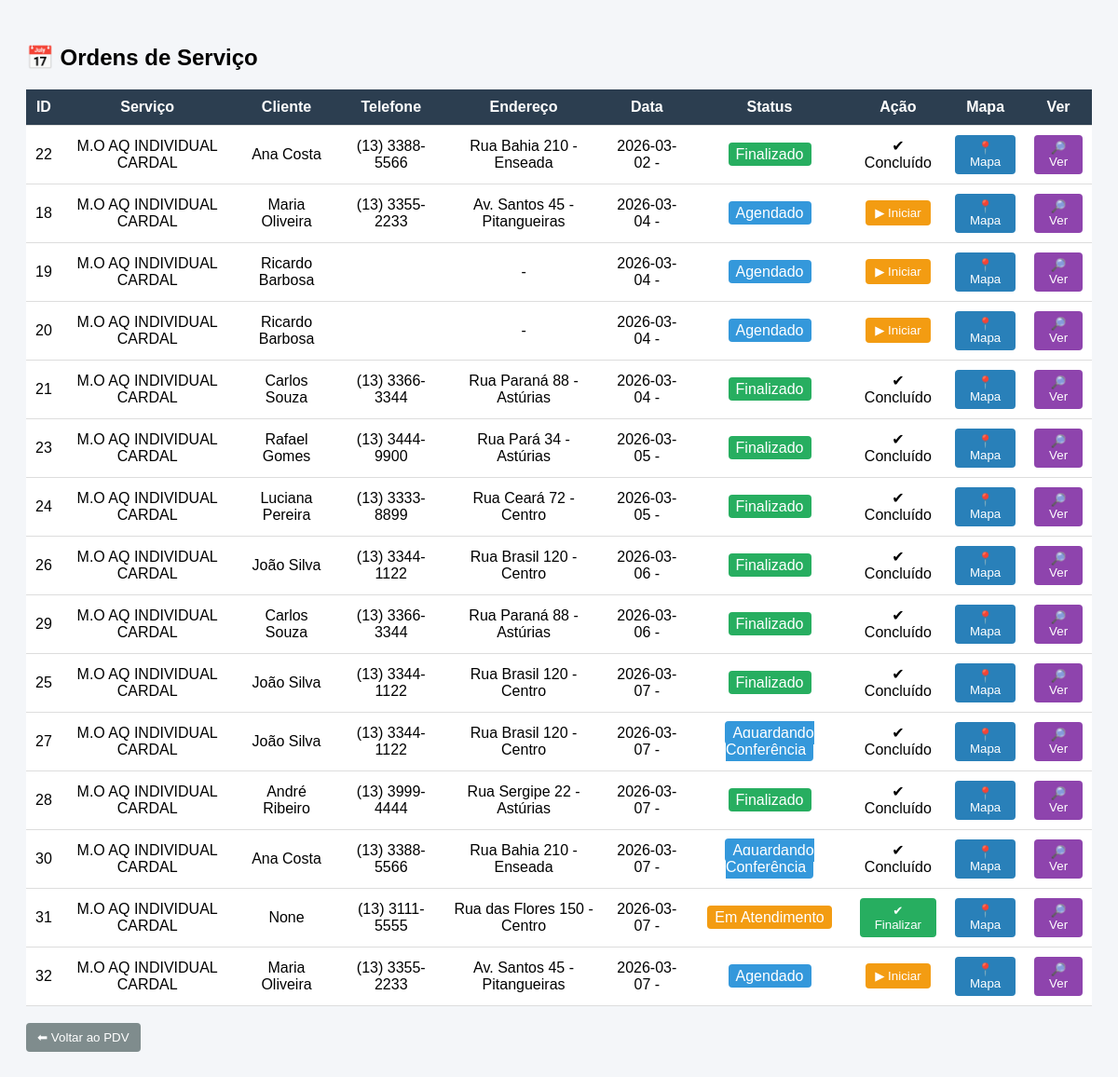
/ordens_servico (signed in), run on an earlier commit of the app's database.
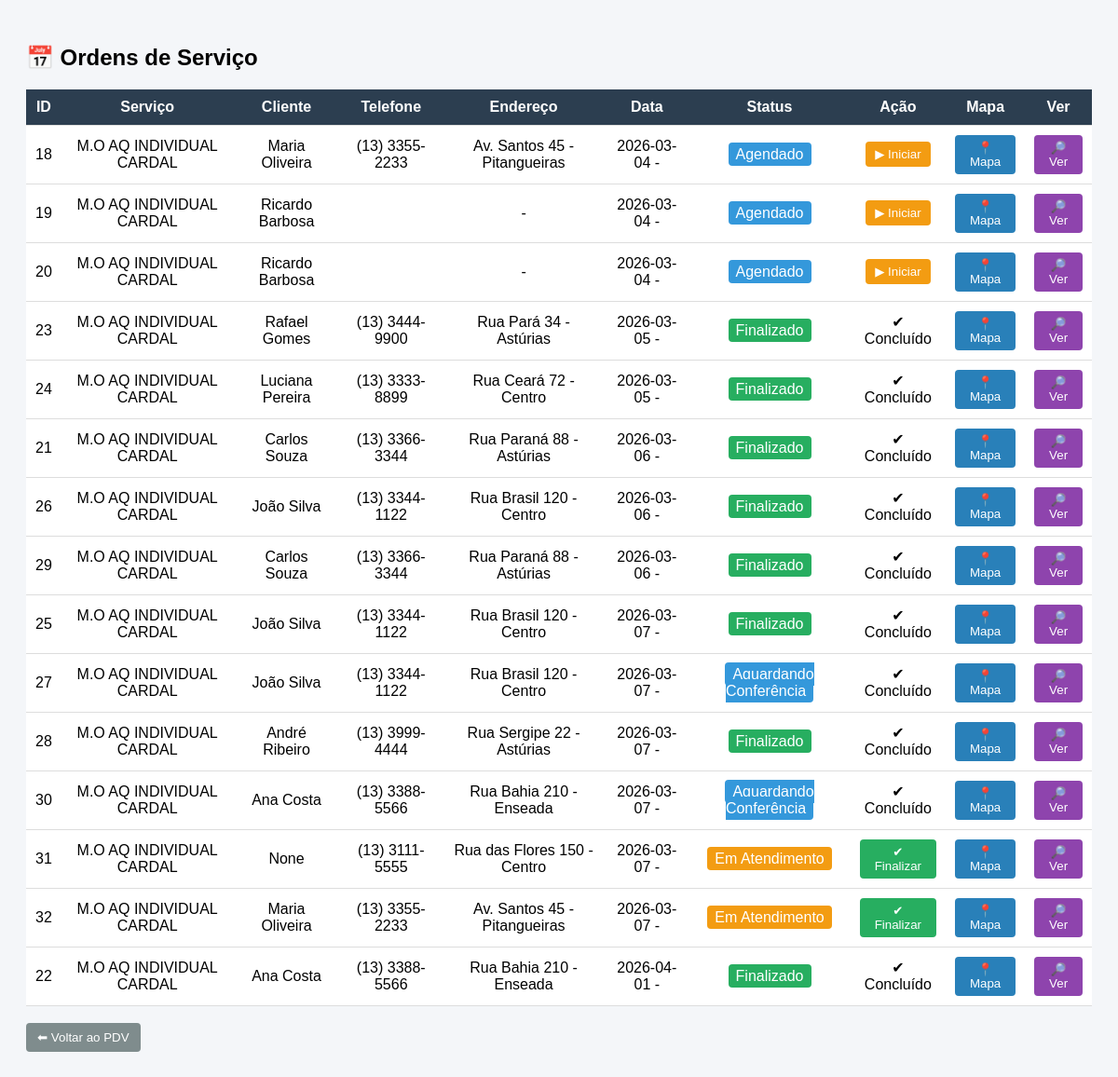
And on a later commit of the database.
### tables this page shows
CREATE TABLE ordem_servico (
    id INTEGER PRIMARY KEY AUTOINCREMENT,
    servico_nome TEXT NOT NULL,
    data_agendamento TEXT NOT NULL,
    status TEXT DEFAULT 'Agendado',
    data_criacao TEXT NOT NULL
, cliente_id INTEGER, hora TEXT, tecnico_id INTEGER, defeito_reclamado TEXT, produto_defeito TEXT, observacao TEXT, diagnostico TEXT, solucao TEXT, pecas_trocadas TEXT, checklist_json TEXT, assinatura_nome TEXT, assinatura_data TEXT, foto_inicio TEXT, foto_fim TEXT, assinatura_imagem TEXT, movimento_id INTEGER);

CREATE TABLE clientes (
    id INTEGER PRIMARY KEY AUTOINCREMENT,
    tipo TEXT,  -- PF ou PJ

    nome TEXT,
    razao_social TEXT,

    cpf TEXT,
    cnpj TEXT,

    telefone TEXT,
    whatsapp TEXT,
    email TEXT,

    endereco TEXT,
    numero TEXT,
    bairro TEXT,
    cidade TEXT,
    cep TEXT,

    endereco_entrega TEXT,
    numero_entrega TEXT,
    bairro_entrega TEXT,
    cidade_entrega TEXT,
    cep_entrega TEXT,

    observacoes TEXT,
    data_cadastro TEXT
);

### app.py (the view)
@app.route("/ordens_servico")
def ordens_servico():
    conn = get_db()
    cursor = conn.cursor()
    cursor.execute("""
    SELECT
        os.id,
        os.servico_nome,
        os.data_agendamento,
        os.status,
        c.nome,
        c.telefone,
        c.endereco,
        c.numero,
        c.bairro,
        c.cidade
    FROM ordem_servico os
    LEFT JOIN clientes c ON os.cliente_id = c.id
    ORDER BY os.data_agendamento
    """)
    ordens = cursor.fetchall()
    conn.close()
    return render_template("ordens_servico.html", ordens=ordens)

### app.py (called while the page is built, shortened)
def get_db():
    conn = sqlite3.connect("database.db", timeout=10)
    conn.row_factory = sqlite3.Row
    return conn

def ensure_funcionarios_auth_columns():
    global AUTH_SCHEMA_READY
    if AUTH_SCHEMA_READY:
        return

@app.before_request
def validar_acesso():
    ensure_funcionarios_auth_columns()
    endpoint = request.endpoint or ""
    if endpoint in AUTH_PUBLIC_ENDPOINTS:
        return None
    if endpoint.startswith("static"):
        return None
    if "user_id" not in session:
        return redirect(url_for("login", next=request.path))
    if endpoint in PROPRIETARIO_ENDPOINTS and (session.get("user_role") != "proprietario"):
        return resposta_acesso_negado("Acesso permitido apenas para proprietario.")
    if endpoint in GERENTE_ENDPOINTS and nivel_usuario() < ROLE_LEVEL["gerente"]:
        return resposta_acesso_negado("Acesso permitido para gerente ou proprietario.")
    return None

@app.context_processor
def injetar_usuario():
    return {
        "usuario_logado": session.get("user_nome"),
        "perfil_logado": session.get("user_role"),
    }

### templates/ordens_servico.html (shortened to what this page needs)
<!DOCTYPE html>
<html>
<head>
</head>
<body>
<h2>📅 Ordens de Serviço</h2>
<table>
<tr>
<th>ID</th>
<th>Serviço</th>
<th>Cliente</th>
<th>Telefone</th>
<th>Endereço</th>
<th>Data</th>
<th>Status</th>
<th>Ação</th>
<th>Mapa</th>
<th>Ver</th>
</tr>
{% for os in ordens %}
<tr>
<td>{{ os.id }}</td>
<td>{{ os.servico_nome }}</td>
<td>{{ os.nome }}</td>
<td>{{ os.telefone }}</td>
<td>
{{ os.endereco }} {{ os.numero }} - {{ os.bairro }}
</td>
<td>
{{ os.data_agendamento }} - {{ os.hora }}
</td>
<td>
{% if os.status == "Agendado" %}
<span class="status-agendado">Agendado</span>
{% elif os.status == "Em Atendimento" %}
<span class="status-andamento">Em Atendimento</span>
{% elif os.status == "Aguardando Conferencia" %}
<span class="status-agendado">Aguardando Conferência</span>
{% else %}
<span class="status-finalizado">Finalizado</span>
{% endif %}
</td>
<td>
{% if os.status == "Agendado" %}
<a href="/atualizar_status/{{ os.id }}/Em Atendimento">
<button class="btn-iniciar">▶ Iniciar</button>
</a>
{% elif os.status == "Em Atendimento" %}
<a href="/atualizar_status/{{ os.id }}/Finalizado">
<button class="btn-finalizar">✔ Finalizar</button>
</a>
{% else %}
✔ Concluído
{% endif %}
</td>
<td>
<a target="_blank"
href="https://www.google.com/maps/search/?api=1&query={{ os.endereco }} {{ os.numero }} {{ os.bairro }} {{ os.cidade }}">
<button class="btn-mapa">📍 Mapa</button>
</a>
</td>
<td>
<a href="/ordem/{{ os.id }}">
<button class="btn-ver">🔎 Ver</button>
</a>
</td>
</tr>
{% endfor %}
</table>
<br>
<a href="/pdv">
<button class="btn-voltar">⬅ Voltar ao PDV</button>
</a>
</body>
</html>

### templates/ordens_servico.html (style rules this page uses)
body { font-family: Arial; background: #f4f6f9; padding: 20px; }
h2 { margin-bottom: 20px; }
table { width: 100%; border-collapse: collapse; background: white; }
th, td { padding: 10px; border-bottom: 1px solid #ddd; text-align: center; }
th { background: #2c3e50; color: white; }
.status-agendado { background: #3498db; color: white; padding: 4px 8px; border-radius: 4px; }
.status-andamento { background: #f39c12; color: white; padding: 4px 8px; border-radius: 4px; }
.status-finalizado { background: #27ae60; color: white; padding: 4px 8px; border-radius: 4px; }
button { padding: 6px 10px; border: none; border-radius: 4px; cursor: pointer; }
.btn-iniciar { background: #f39c12; color: white; }
.btn-finalizar { background: #27ae60; color: white; }
.btn-mapa { background: #2980b9; color: white; }
.btn-ver { background: #8e44ad; color: white; }
.btn-voltar { background: #7f8c8d; color: white; padding: 8px 12px; }

What changed in the data, as far as the page shows it:
changed ordem_servico id 21: data_agendamento "2026-03-04" → "2026-03-06"; moves down the list
changed ordem_servico id 32: status "Agendado ▶ Iniciar" → "Em Atendimento ✔ Finalizar"
changed ordem_servico id 22: data_agendamento "2026-03-02" → "2026-04-01"; moves down the list
